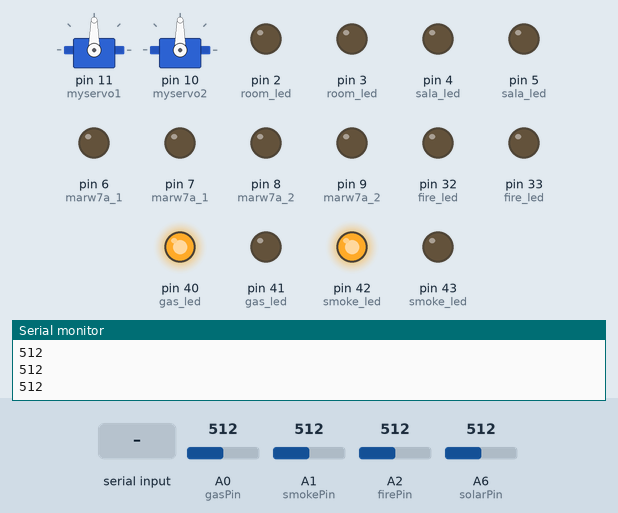
The sketch below on a simulated Arduino Mega 2560, built with avr-gcc and run on an emulated ATmega2560. On the bench: 2 × servo, output pins drawn as LEDs (lit = HIGH), the last lines printed to the serial monitor. Inputs (shaded band) come from the test bench; at power-on: A0 (gasPin) = 512, A1 (smokePin) = 512, A2 (firePin) = 512, A6 (solarPin) = 512.

Above: at 1.2 s.
1.3 s: "1" received over Serial
At 2.4 s:
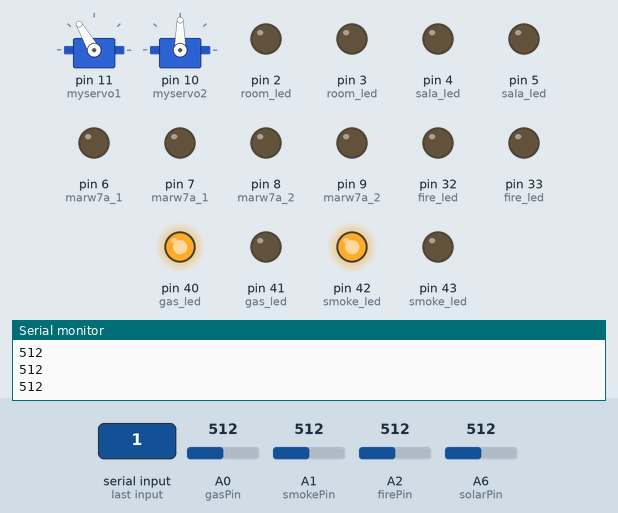
2.8 s: A0 (gasPin) set to 410
4.3 s: A0 (gasPin) set to 384
At 5.2 s:
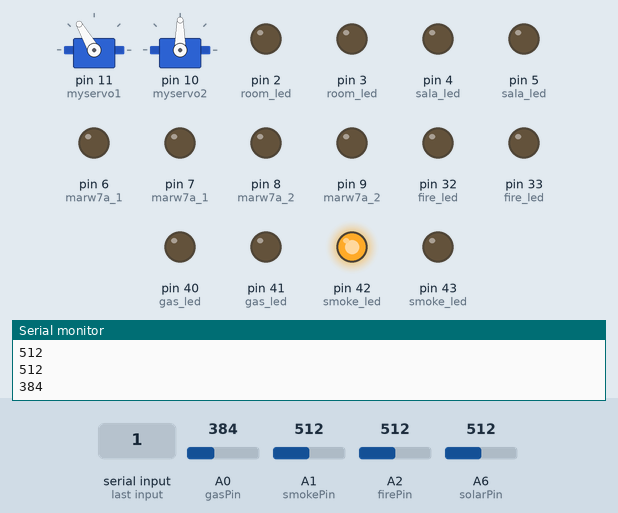
5.8 s: A1 (smokePin) set to 417
7.3 s: A1 (smokePin) set to 390
At 8.5 s:
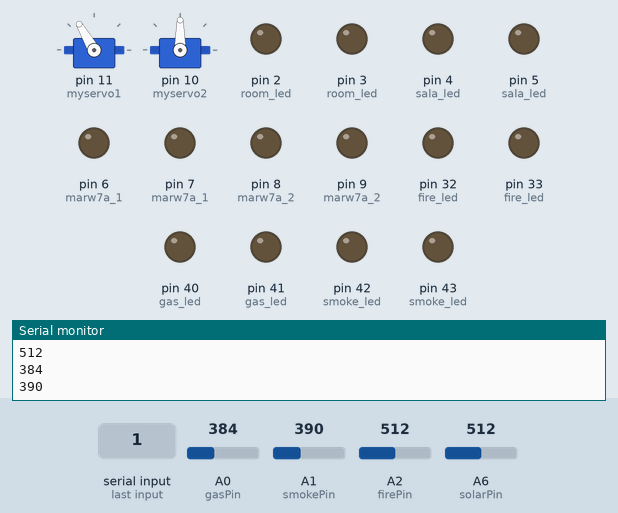
8.8 s: A2 (firePin) set to 308
10.3 s: A2 (firePin) set to 290
At 10.6 s:
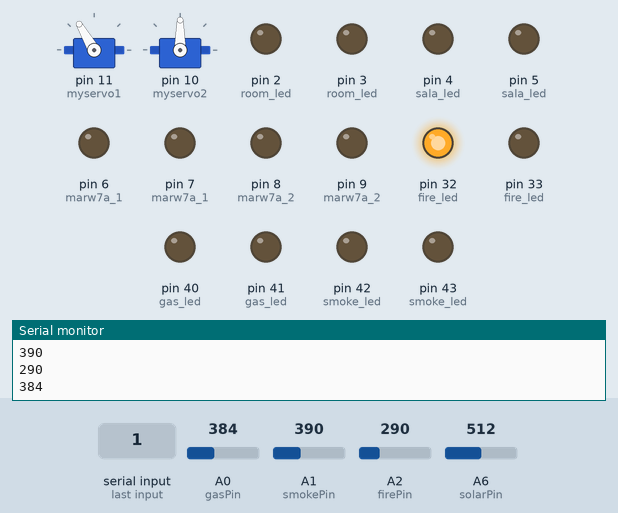
Timing chart, 0 to 12.8 s (numbered marks = the images above; inputs shaded):
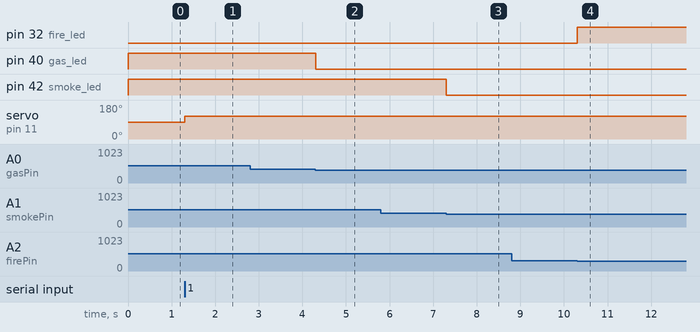

Measured:
- the behaviour switches between 401 and 400 on A0 (gasPin) (found by bisection; images 1 and 2)
- the behaviour switches between 401 and 400 on A1 (smokePin) (found by bisection; images 2 and 3)
- the behaviour switches between 300 and 299 on A2 (firePin) (found by bisection; images 3 and 4)
- after the input at 1.3 s, servo on pin 11 (myservo1): 90° → 120° at once
- after the input at 4.3 s, pin 40 (gas_led): HIGH → LOW at once
- after the input at 7.3 s, pin 42 (smoke_led): HIGH → LOW at once
- after the input at 10.3 s, pin 32 (fire_led): LOW → HIGH at once

The sketch:

final_code.ino
```cpp
//servo part
#include <Servo.h>
Servo myservo1;
Servo myservo2;
int pos = 0;
int pos2 = 0;

//gas part
const int gasPin = A0;
int gasread=0;

//smoke part
const int smokePin = A1;
int smokeread=0;

//fire part
const int firePin = A2;
int fireread=0;

//solar part
const int solarPin = A6;
int solarread=0;

//blutooth part
int xread=0;

void setup()
{
  pinMode(2, OUTPUT);                           //room led
  pinMode(3, OUTPUT);                           //room led
  pinMode(4, OUTPUT);                           //sala led
  pinMode(5, OUTPUT);                           //sala led
  pinMode(6, OUTPUT);                           //marw7a 1
  pinMode(7, OUTPUT);                           //marw7a 1
  pinMode(8, OUTPUT);                           //marw7a 2
  pinMode(9, OUTPUT);                           //marw7a 2
  pinMode(40, OUTPUT);                          //gas led
  pinMode(41, OUTPUT);                          //gas led
  pinMode(42, OUTPUT);                          //smoke led
  pinMode(43, OUTPUT);                          //smoke led
  pinMode(32, OUTPUT);                          //fire led
  pinMode(33, OUTPUT);                          //fire led
  pinMode(46, OUTPUT);                          //led solar
  pinMode(47, OUTPUT);                          //led solar
  pinMode(48, OUTPUT);                          //buzzer solar
  pinMode(49, OUTPUT);                          //buzzer solar
  Serial.begin(9600);
  //servo part
  myservo1.attach(11);
  myservo2.attach(10);
}

void loop()
{
  xread=Serial.read();
  switch(xread){
    //servo part
    case '1':{
  pos=120;
  myservo1.write(pos);
  Serial.println("garage door open");
  break;
    }
    case '2': {
        pos=0;
  myservo1.write(pos);
  Serial.println("garage door close");
  break;
    }
    case '3': {
        pos2=120;
  myservo2.write(pos2);
  Serial.println("door open");
  break;
    }
    case '4': {
        pos2=0;
  myservo2.write(pos2);
  Serial.println("door close");
  break;
    }
    //rooms led
     case '5': {
     analogWrite(2 ,100); //ledpas
     analogWrite(3 ,0);  //lednag

  break;
    }
    //rooms led
     case '6': {
     analogWrite(2 ,200); //ledpas
     analogWrite(3 ,0);  //lednag

  break;
    }
    //rooms led
     case '7': {
     analogWrite(2 ,0); //ledpas
     analogWrite(3 ,0); //lednag
  break;
    }
    //sala led
     case '8': {
     analogWrite(4 ,200); //ledpas
     analogWrite(5 ,0);  //lednag

  break;
    }
    //sala led
     case '9': {
     analogWrite(4 ,0); //ledpas
     analogWrite(5 ,0); //lednag
  break;
    }
    case 'a': {
      //mrw7a speed 1
     analogWrite(6 ,150); //mrw7a pas
     analogWrite(7 ,0); //mrw7a nag
     analogWrite(8 ,150); //mrw7a pas
     analogWrite(9 ,0); //mrw7a nag
  break;
    }
    //marw7a speed 2
    case 'b': {
     analogWrite(6 ,255); //mrw7a pas
     analogWrite(7 ,0); //mrw7a nag
     analogWrite(8 ,255); //mrw7a pas
     analogWrite(9 ,0); //mrw7a nag
  break;
    }
    //marw7a speed 0
    case 'c': {
     analogWrite(6 ,0); //mrw7a pas
     analogWrite(7 ,0); //mrw7a nag
     analogWrite(8 ,0); //mrw7a pas
     analogWrite(9 ,0); //mrw7a nag
  break;
    }
  }
    //gas part
   gasread=analogRead(gasPin);
   if( gasread>400){
     digitalWrite(40 ,HIGH);
     digitalWrite(41 ,LOW);
     Serial.println(gasread);

   }
   else{
     digitalWrite(40 ,LOW);
     digitalWrite(41 ,LOW);
     Serial.println(gasread);
   }
   //smoke part
   smokeread=analogRead(smokePin);
   if( smokeread>400){
     digitalWrite(42 ,HIGH);
     digitalWrite(43 ,LOW);
     Serial.println(smokeread);

   }
   else{
     digitalWrite(42 ,LOW);
     digitalWrite(43 ,LOW);
     Serial.println(smokeread);
   }
   //fire part
   fireread=analogRead(firePin);
   if( fireread<300){
     digitalWrite(32 ,HIGH);
     digitalWrite(33 ,LOW);
     Serial.println(fireread);
   }
   else{
     digitalWrite(32 ,LOW);
     digitalWrite(33,LOW);
     Serial.println(fireread);
   }
   //solar part
solarread=analogRead(solarPin);
if(solarread<1024){
  digitalWrite(46 ,HIGH);
  digitalWrite(47 ,LOW);
  digitalWrite(48 ,HIGH);
  digitalWrite(49 ,LOW);
}
else{
  digitalWrite(46 ,LOW);
  digitalWrite(47 ,LOW);
  digitalWrite(48 ,LOW);
  digitalWrite(49 ,LOW);
  analogWrite(2 ,0); //ledpas
  analogWrite(3 ,0); //lednag
  analogWrite(4 ,0); //ledpas
  analogWrite(5 ,0); //lednag
}
}
```
